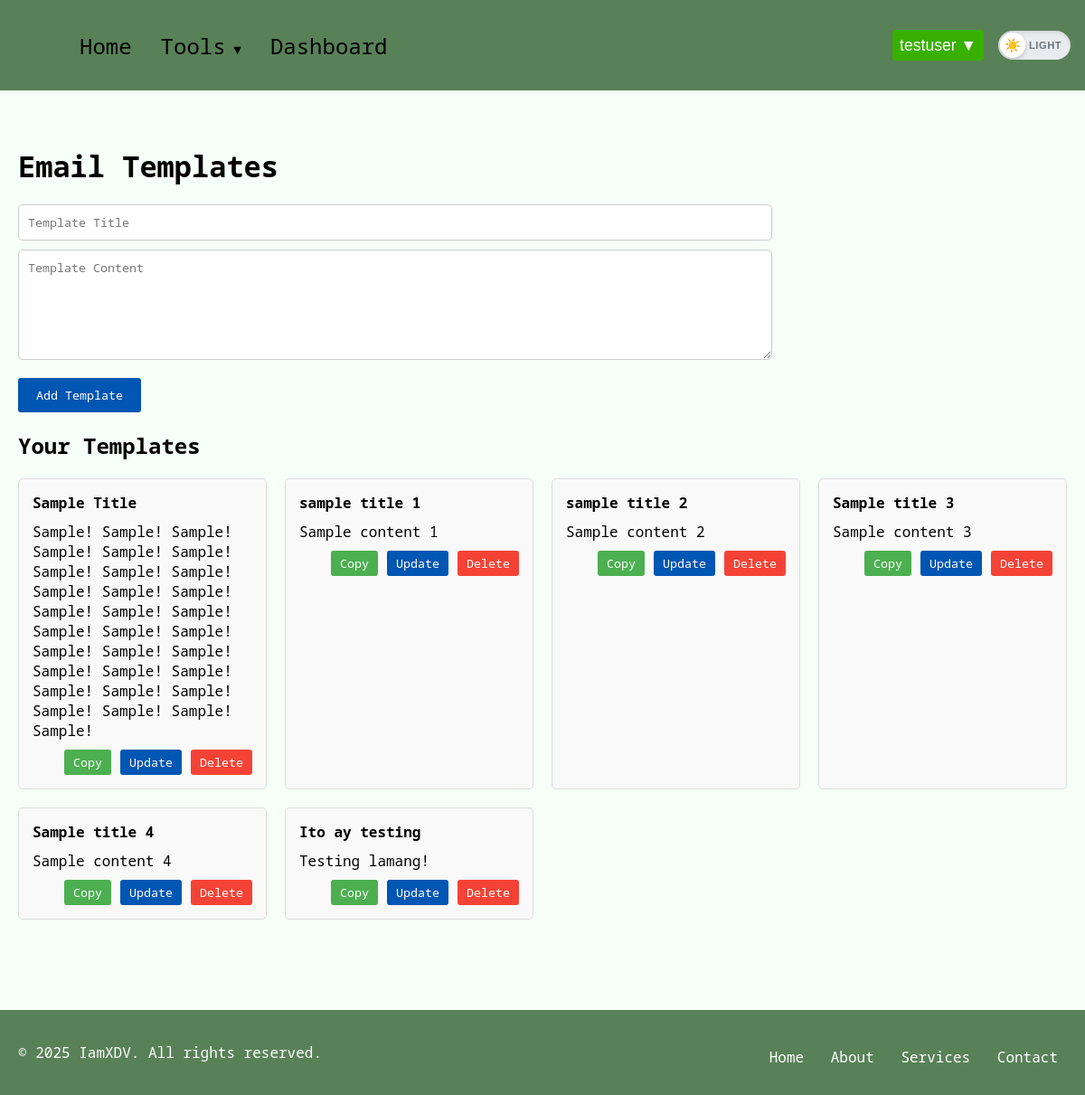
Page /email_templates (signed in) on the committed database.
### model/tools.py (models this page shows, shortened)
class EmailTemplate(db.Model):
    __tablename__ = "email_templates"
    id = db.Column(db.Integer, primary_key=True, autoincrement=True)
    user_id = db.Column(db.Integer, db.ForeignKey("users.id"), nullable=False)
    title = db.Column(db.String(100), nullable=False)
    content = db.Column(db.Text, nullable=False)
    user = db.relationship("User", back_populates="email_templates")

### routes/tool_routes.py (the view, shortened to what this page needs)
@tool.route("/email_templates", methods=["GET", "POST"])
@tool_access_required("Email Templates")
def email_templates() -> Union[Response, str]:
    if "user_id" not in session:
        return make_response(
            jsonify({"error": "You must be logged in to access this feature."}), 401
        )
    if request.method == "GET":
        templates = EmailTemplate.query.filter_by(user_id=session["user_id"]).all()
        return render_template("email_templates.html", templates=templates)
    return make_response(jsonify({"error": "Invalid request method"}), 405)

### model/users.py (called while the page is built)
    @classmethod
    def user_has_tool_access(cls, user_id, tool_name):
        from .tools import ToolAccess
        return ToolAccess.query.filter_by(user_id=user_id, tool_name=tool_name).first() is not None

### routes/tool_routes.py (called while the page is built)
def tool_access_required(tool_name):
    def decorator(f):
        @wraps(f)
        def decorated_function(*args, **kwargs):
            if "logged_in" not in session:
                flash("You need to log in to access this tool.", "error")
                return redirect(url_for("auth.login"))
            user_role = session.get("role")
            user_id = session.get("user_id")
            if user_role not in [
                "admin",
                "superadmin",
            ] and not User.user_has_tool_access(user_id, tool_name):
                flash(
                    f"You don't have access to {tool_name}. Please contact an administrator.",
                    "error",
                )
                return redirect(url_for("user.user_dashboard"))
            return f(*args, **kwargs)
        return decorated_function
    return decorator

### Tools/templates/email_templates.html (shortened to what this page needs)
{% extends "base.html" %} {% block content %} {% block styles %}
<link
  rel="stylesheet"
  href="{{ url_for('static', filename='css/email_templates.css') }}"
/>
{% endblock %}
<div class="email-templates-container">
  <h1>Email Templates</h1>
  <form id="addTemplateForm">
    <input type="text" name="title" placeholder="Template Title" required />
    <textarea name="content" placeholder="Template Content" required></textarea>
    <button type="submit">Add Template</button>
  </form>
  <h2>Your Templates</h2>
  <div id="templateList">
    {% for template in templates %}
    <div class="template" data-id="{{ template.id }}">
      <div class="template-title">{{ template.title }}</div>
      <div class="template-content">{{ template.content }}</div>
      <div class="button-group">
        <button class="copy-btn">Copy</button>
        <button class="update-btn">Update</button>
        <button class="delete-btn">Delete</button>
      </div>
    </div>
    {% endfor %}
  </div>
</div>
{% endblock %}

### static/css/base.css (style rules this page uses)
html, body { height: 100%; margin: 0; display: flex; flex-direction: column; }
.light-theme { font-family: 'Noto Sans Mono', monospace; background-color: #f6fff8; }
body { transition: background-color 0.3s ease, color 0.3s ease; }

### static/css/email_templates.css (style rules this page uses)
.email-templates-container { margin: 20px auto; max-width: 1500px; padding: 20px; font-family: 'Noto Sans Mono', monospace; }
#addTemplateForm { display: flex; flex-direction: column; align-items: flex-start; }
#addTemplateForm input[type='text'], #addTemplateForm textarea { width: 70%; padding: 10px; margin-bottom: 10px; border: 1px solid #ccc; border-radius: 5px; font-family: 'Noto Sans Mono', monospace; }
#addTemplateForm textarea { min-height: 100px; resize: vertical; }
#addTemplateForm button[type='submit'] { align-self: flex-start; margin-top: 10px; padding: 10px 20px; border: none; border-radius: 3px; background-color: #0056b3; color: white; cursor: pointer; font-family: 'Noto Sans Mono', monospace; transition: background-color 0.3s ease; }
#templateList { display: grid; grid-template-columns: repeat(4, 1fr); grid-template-rows: repeat(5, auto); gap: 20px; }
.template { background-color: #f9f9f9; border: 1px solid #ddd; padding: 15px; border-radius: 5px; display: flex; flex-direction: column; }
.template-title { font-weight: bold; margin-bottom: 10px; }
.template-content { white-space: pre-wrap; word-wrap: break-word; margin-bottom: 10px; }
.button-group { display: flex; justify-content: flex-end; gap: 10px; }
.button-group button { padding: 5px 10px; border: none; border-radius: 3px; cursor: pointer; font-family: inherit; }
.update-btn { background-color: #0056b3; color: white; }
.delete-btn { background-color: #f44336; color: white; }
.copy-btn { background-color: #4CAF50; color: white; }

### rows in the picture
EmailTemplate: title "Sample Title", content "Sample! Sample! Sample! Sample! Sample! Sample! Sample! Sample! Sample! Sample! Sample! Sample! Sample! Sample! Sample! Sample! Sample! Sample! Sample! Sample! Sample! Sample! Sample! Sample! Sample! Sample! Sample! Sample! Sample! Sample! Sample!"
EmailTemplate: title "sample title 1", content "Sample content 1"
EmailTemplate: title "sample title 2", content "Sample content 2"
EmailTemplate: title "Sample title 3", content "Sample content 3"
EmailTemplate: title "Sample title 4", content "Sample content 4"
EmailTemplate: title "Ito ay testing", content "Testing lamang!"

### other values in the picture
{{ session.get('username', 'User') }} "testuser"
